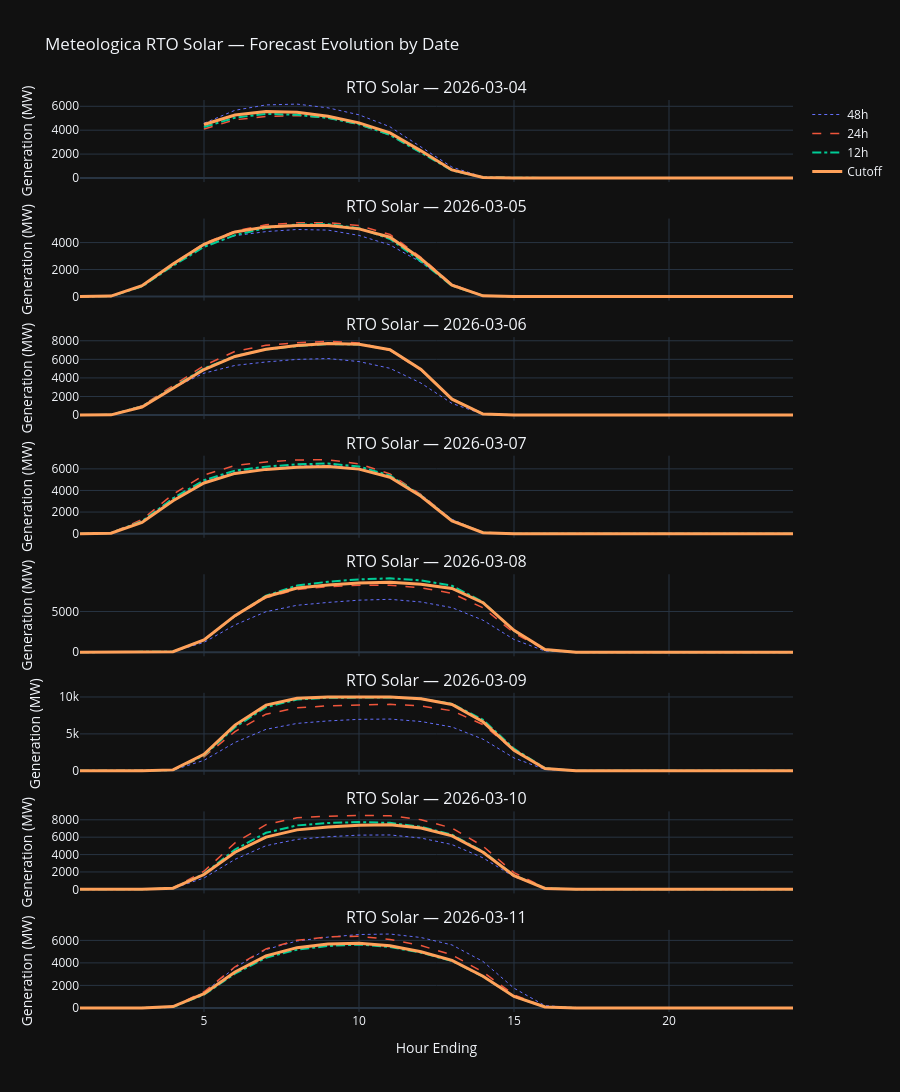

Source (notebook cell):
### Markdown cell above
## 5. Forecast Evolution by Date — All Vintages

### Code cell
dates = sorted(df["forecast_date"].unique())

fig = make_subplots(
    rows=len(dates), cols=1,
    shared_xaxes=True,
    subplot_titles=[f"RTO Solar — {d}" for d in dates],
    vertical_spacing=0.04,
)

for i, d in enumerate(dates, 1):
    ddf = df[df["forecast_date"] == d].sort_values("hour_ending")

    for label, col, exec_col, width in [
        ("48h", "gen_mw_48h", "exec_dt_48h", 1),
        ("24h", "gen_mw_24h", "exec_dt_24h", 1.5),
        ("12h", "gen_mw_12h", "exec_dt_12h", 2),
        ("Cutoff", "cutoff_gen_mw", "cutoff_execution_dt", 3),
    ]:
        exec_dts = ddf[exec_col].astype(str).values
        forecast_dates = ddf["forecast_date"].astype(str).values
        deltas = np.zeros(len(ddf)) if label == "Cutoff" else ddf[f"delta_{label}"].values
        rank_labels = np.array([label] * len(ddf))

        customdata = np.column_stack([exec_dts, forecast_dates, deltas, rank_labels])

        fig.add_trace(
            go.Scatter(
                x=ddf["hour_ending"],
                y=ddf[col],
                name=label,
                line=dict(color=colors[label], dash=dashes[label], width=width),
                showlegend=(i == 1),
                customdata=customdata,
                hovertemplate=(
                    "<b>%{customdata[3]}</b> — RTO Solar<br>"
                    "Forecast Date: %{customdata[1]}<br>"
                    "HE: %{x}<br>"
                    "Generation: %{y:,.0f} MW<br>"
                    "Execution DT: %{customdata[0]}<br>"
                    "Delta to Cutoff: %{customdata[2]} MW"
                    "<extra></extra>"
                ),
            ),
            row=i, col=1,
        )

fig.update_layout(
    height=250 * len(dates),
    template="plotly_dark",
    title_text="Meteologica RTO Solar — Forecast Evolution by Date",
)
fig.update_yaxes(title_text="Generation (MW)")
fig.update_xaxes(title_text="Hour Ending", row=len(dates), col=1)
fig.show()
